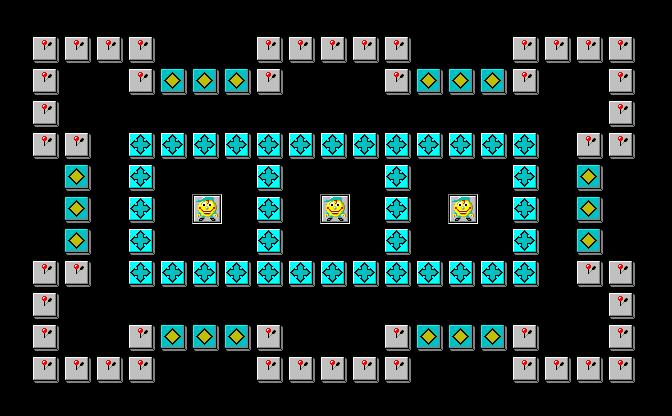

The image is a tile-based game level rendered from a .tmx file. Its description and complete source (layers, tilesets, objects, tile grids) follow:
An orthogonal 21x13 tile map with 32x32 px tiles, 1 tile layer (Tile Layer 1).

<map version="1.9" tiledversion="1.9.1" orientation="orthogonal" renderorder="right-down" width="21" height="13" tilewidth="32" tileheight="32" infinite="0" nextlayerid="2" nextobjectid="1">
 <tileset firstgid="1" source="banania.tsx" />
 <layer id="1" name="Tile Layer 1" width="21" height="13">
  <data encoding="csv">
0, 0, 0, 0, 0, 0, 0, 0, 0, 0, 0, 0, 0, 0, 0, 0, 0, 0, 0, 0, 0
, 0, 3, 3, 3, 3, 0, 0, 0, 3, 3, 3, 3, 3, 0, 0, 0, 3, 3, 3, 3, 0
, 0, 3, 0, 0, 3, 6, 6, 6, 3, 0, 0, 0, 3, 6, 6, 6, 3, 0, 0, 3, 0
, 0, 3, 0, 0, 0, 0, 0, 0, 0, 0, 0, 0, 0, 0, 0, 0, 0, 0, 0, 3, 0
, 0, 3, 3, 0, 5, 5, 5, 5, 5, 5, 5, 5, 5, 5, 5, 5, 5, 0, 3, 3, 0
, 0, 0, 6, 0, 5, 0, 0, 0, 5, 0, 0, 0, 5, 0, 0, 0, 5, 0, 6, 0, 0
, 0, 0, 6, 0, 5, 0, 2, 0, 5, 0, 2, 0, 5, 0, 2, 0, 5, 0, 6, 0, 0
, 0, 0, 6, 0, 5, 0, 0, 0, 5, 0, 0, 0, 5, 0, 0, 0, 5, 0, 6, 0, 0
, 0, 3, 3, 0, 5, 5, 5, 5, 5, 5, 5, 5, 5, 5, 5, 5, 5, 0, 3, 3, 0
, 0, 3, 0, 0, 0, 0, 0, 0, 0, 0, 0, 0, 0, 0, 0, 0, 0, 0, 0, 3, 0
, 0, 3, 0, 0, 3, 6, 6, 6, 3, 0, 0, 0, 3, 6, 6, 6, 3, 0, 0, 3, 0
, 0, 3, 3, 3, 3, 0, 0, 0, 3, 3, 3, 3, 3, 0, 0, 0, 3, 3, 3, 3, 0
, 0, 0, 0, 0, 0, 0, 0, 0, 0, 0, 0, 0, 0, 0, 0, 0, 0, 0, 0, 0, 0
</data>
 </layer>
</map>
